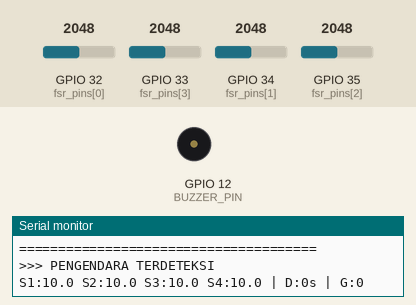
The sketch below on a simulated ESP32. Shown: buzzer (waves = sounding, pin HIGH), the last lines printed to the serial monitor. The inputs (shaded band) are chosen by the test bench; at power-on: GPIO 32 (fsr_pins[0]) = 2048, GPIO 33 (fsr_pins[3]) = 2048, GPIO 34 (fsr_pins[1]) = 2048, GPIO 35 (fsr_pins[2]) = 2048. Nothing arrives over Bluetooth unless stated; a phone connects over Bluetooth LE 3 s after start.

Above: at 0.1 s.
At 30.1 s:
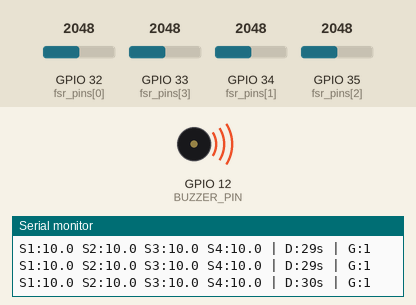
Timing chart, 0 to 34.5 s (numbered marks = the images above):
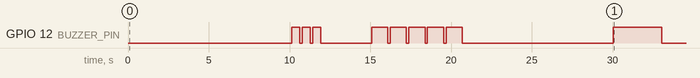

Measured:
- by itself, GPIO 12 (BUZZER_PIN): LOW → HIGH at 10.1 s, → LOW 0.50 s later, → HIGH 0.15 s later, → LOW 0.50 s later, … (18 changes in this stretch)

The sketch:

Kodingan_TA_fixed.ino
```cpp
#include <BLEDevice.h>
#include <BLEUtils.h>
#include <BLEServer.h>
#include <BLE2902.h> // WAJIB: Untuk menangani descriptor GATT

// --- KONFIGURASI UUID BLE ---
#define SERVICE_UUID        "4fafc201-1fb5-459e-8fcc-c5c9c331914b"
#define CHARACTERISTIC_UUID "beb5483e-36e1-4688-b7f5-ea07361b26a8"

// --- PIN HARDWARE ---
const int fsr_pins[] = {32, 34, 35, 33};
const int BUZZER_PIN = 12;

// --- VARIABEL LOGIKA ---
const float threshold_presence = 3.0;
unsigned long waktu_mulai = 0;
bool status_kehadiran = false;
bool level1_done = false, level2_done = false, level3_done = false;

// --- VARIABEL DETEKSI GELISAH ---
float b_lama[4] = {0, 0, 0, 0};
int counter_gelisah = 0;
unsigned long waktu_cek_gelisah = 0;

// --- VARIABEL BLUETOOTH ---
unsigned long waktu_last_ble = 0;
BLECharacteristic *pCharacteristic;
bool deviceConnected = false;

// --- CALLBACK KONEKSI BLUETOOTH ---
class MyServerCallbacks: public BLEServerCallbacks {
    void onConnect(BLEServer* pServer) {
      deviceConnected = true;
      Serial.println("\n>>> App Connected!");
    };
    void onDisconnect(BLEServer* pServer) {
      deviceConnected = false;
      Serial.println("\n>>> App Disconnected! Mencari ulang...");
      // Memulai ulang advertising agar bisa diconnect kembali
      pServer->getAdvertising()->start();
    }
};

void triggerBuzzer(int repeat, int duration) {
  for(int i=0; i<repeat; i++) {
    digitalWrite(BUZZER_PIN, HIGH);
    delay(duration);
    digitalWrite(BUZZER_PIN, LOW);
    if (repeat > 1) delay(150);
  }
}

void setup() {
  Serial.begin(115200);
  for(int i=0; i<4; i++) pinMode(fsr_pins[i], INPUT);
  pinMode(BUZZER_PIN, OUTPUT);
  digitalWrite(BUZZER_PIN, LOW);

  // --- INISIALISASI BLE ---
  BLEDevice::init("FatigueMonitor_ESP32");  // Nama perangkat yang jelas
  BLEServer *pServer = BLEDevice::createServer();
  pServer->setCallbacks(new MyServerCallbacks());

  BLEService *pService = pServer->createService(SERVICE_UUID);

  // Perbaikan: Tambahkan properti Read, Notify, dan Write
  pCharacteristic = pService->createCharacteristic(
                      CHARACTERISTIC_UUID,
                      BLECharacteristic::PROPERTY_READ   |
                      BLECharacteristic::PROPERTY_NOTIFY |
                      BLECharacteristic::PROPERTY_WRITE
                    );

  // PERBAIKAN KRITIKAL: Menambahkan Descriptor 2902
  // Ini yang memungkinkan browser (PWA) untuk me-listen/subscribe data notify
  pCharacteristic->addDescriptor(new BLE2902());

  pService->start();

  // PERBAIKAN: Konfigurasi advertising untuk kompatibilitas Android/iOS
  BLEAdvertising *pAdvertising = BLEDevice::getAdvertising();
  pAdvertising->addServiceUUID(SERVICE_UUID);
  pAdvertising->setScanResponse(true);  // Penting untuk iOS dan Android
  pAdvertising->setMinPreferred(0x06);
  pAdvertising->setMinPreferred(0x12);

  // PERBAIKAN: Atur interval advertising lebih cepat untuk Android
  pAdvertising->setAdvertisementInterval(100);  // 100ms interval

  // PERBAIKAN: Tambahkan manufacturer data untuk membantu discovery
  uint8_t manufacturerData[4] = {0xFF, 0xFF, 0x02, 0x00};  // Custom manufacturer data
  pAdvertising->setManufacturerData(std::string((char*)manufacturerData, 4));

  BLEDevice::startAdvertising();

  Serial.println("======================================");
  Serial.println("   SISTEM FINAL TA: JOK PINTAR 4.0    ");
  Serial.println("   BLE Ready with enhanced advertising ");
  Serial.println("======================================");
}

void loop() {
  float b[4];
  int sensor_aktif = 0;
  float total_beban = 0;

  for(int i=0; i<4; i++) {
    b[i] = (float)analogRead(fsr_pins[i]) * (20.0 / 4095.0);
    if (b[i] >= threshold_presence) sensor_aktif++;
    total_beban += b[i];
  }

  if (sensor_aktif >= 2) {
    if (!status_kehadiran) {
      status_kehadiran = true;
      waktu_mulai = millis();
      level1_done = level2_done = level3_done = false;
      counter_gelisah = 0;
      Serial.println("\n>>> PENGENDARA TERDETEKSI");
    }

    long durasi = (millis() - waktu_mulai) / 1000;

    // Serial Display
    Serial.print("S1:"); Serial.print(b[0], 1);
    Serial.print(" S2:"); Serial.print(b[1], 1);
    Serial.print(" S3:"); Serial.print(b[2], 1);
    Serial.print(" S4:"); Serial.print(b[3], 1);
    Serial.print(" | D:"); Serial.print(durasi);
    Serial.print("s | G:"); Serial.print(counter_gelisah);

    // Deteksi Gelisah
    if (millis() - waktu_cek_gelisah > 800) {
      bool ada_pergerakan = false;
      for(int i=0; i<4; i++) {
        if (abs(b[i] - b_lama[i]) > 0.8) ada_pergerakan = true;
        b_lama[i] = b[i];
      }
      if (ada_pergerakan) {
        counter_gelisah++;
        Serial.print(" -> JIGGLE!");
      }
      waktu_cek_gelisah = millis();
    }

    if (counter_gelisah >= 3) {
      Serial.print(" [!] ALERT: GELISAH!");
      if (deviceConnected) {
        pCharacteristic->setValue("ALERT: GELISAH");
        pCharacteristic->notify();
      }
      triggerBuzzer(5, 100);
      counter_gelisah = 0;
    }

    // Time-based Alerts
    if (durasi >= 10 && !level1_done) {
      triggerBuzzer(3, 500);
      level1_done = true;
    }
    if (durasi >= 15 && !level2_done) {
      triggerBuzzer(5, 1000);
      level2_done = true;
    }
    if (durasi >= 30 && !level3_done) {
      digitalWrite(BUZZER_PIN, HIGH); delay(3000); digitalWrite(BUZZER_PIN, LOW);
      level3_done = true;
    }

    // Kirim Data Periodik (Setiap 2 detik untuk respon lebih cepat)
    if (millis() - waktu_last_ble > 2000) {
      if (deviceConnected) {
        String data = "D:" + String(durasi) + ",B:" + String(total_beban/4, 1);

        // PERBAIKAN: Kirim dengan panjang eksplisit untuk menghindari null bytes
        pCharacteristic->setValue((uint8_t*)data.c_str(), data.length());
        pCharacteristic->notify();

        Serial.println(" | BLE: " + data);
      }
      waktu_last_ble = millis();
    }
    Serial.println();

  } else {
    if (status_kehadiran) {
      status_kehadiran = false;
      Serial.println("\n>>> STATUS: STANDBY (TIMER RESET)");
      digitalWrite(BUZZER_PIN, LOW);
    }
  }
  delay(150);
}
```
